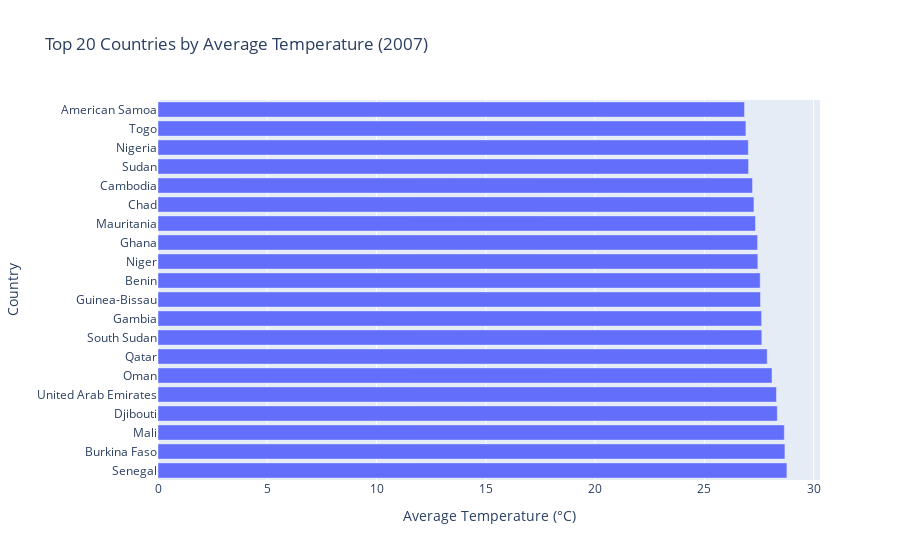

Notebook source saved alongside this figure:
### Markdown cell above
## 3. Bar Plot: Average Temperature by Country
Let's visualize average monthly temperature by country for 2007.

### Code cell
# Get average temperature by country for 2007
temp_by_entity = df_2007.groupby('Entity')['Monthly average'].mean().reset_index()
temp_by_entity.columns = ['Entity', 'AvgTemp']
temp_by_entity = temp_by_entity.sort_values('AvgTemp', ascending=False).head(20)
fig = px.bar(temp_by_entity, x='AvgTemp', y='Entity',
             title='Top 20 Countries by Average Temperature (2007)',
             labels={'AvgTemp': 'Average Temperature (°C)', 'Entity': 'Country'})
fig.show()

### Figure 1 — Plotly figure (JSON) as saved in the notebook; plotly's stock layout.template omitted (floating-point values rounded to 4 significant figures)
{"data": [{"hovertemplate": "Average Temperature (°C)=%{x}<br>Country=%{y}<extra></extra>", "legendgroup": "", "marker": {"color": "#636efa", "pattern": {"shape": ""}}, "name": "", "orientation": "h", "showlegend": false, "textposition": "auto", "type": "bar", "x": [28.78, 28.69, 28.66, 28.34, 28.3, 28.1, 27.88, 27.63, 27.63, 27.57, 27.56, 27.45, 27.44, 27.35, 27.27, 27.21, 27.03, 27.02, 26.91, 26.84], "xaxis": "x", "y": ["Senegal", "Burkina Faso", "Mali", "Djibouti", "United Arab Emirates", "Oman", "Qatar", "South Sudan", "Gambia", "Guinea-Bissau", "Benin", "Niger", "Ghana", "Mauritania", "Chad", "Cambodia", "Sudan", "Nigeria", "Togo", "American Samoa"], "yaxis": "y"}], "layout": {"barmode": "relative", "legend": {"tracegroupgap": 0}, "title": {"text": "Top 20 Countries by Average Temperature (2007)"}, "xaxis": {"anchor": "y", "domain": [0, 1], "title": {"text": "Average Temperature (°C)"}}, "yaxis": {"anchor": "x", "domain": [0, 1], "title": {"text": "Country"}}}}
